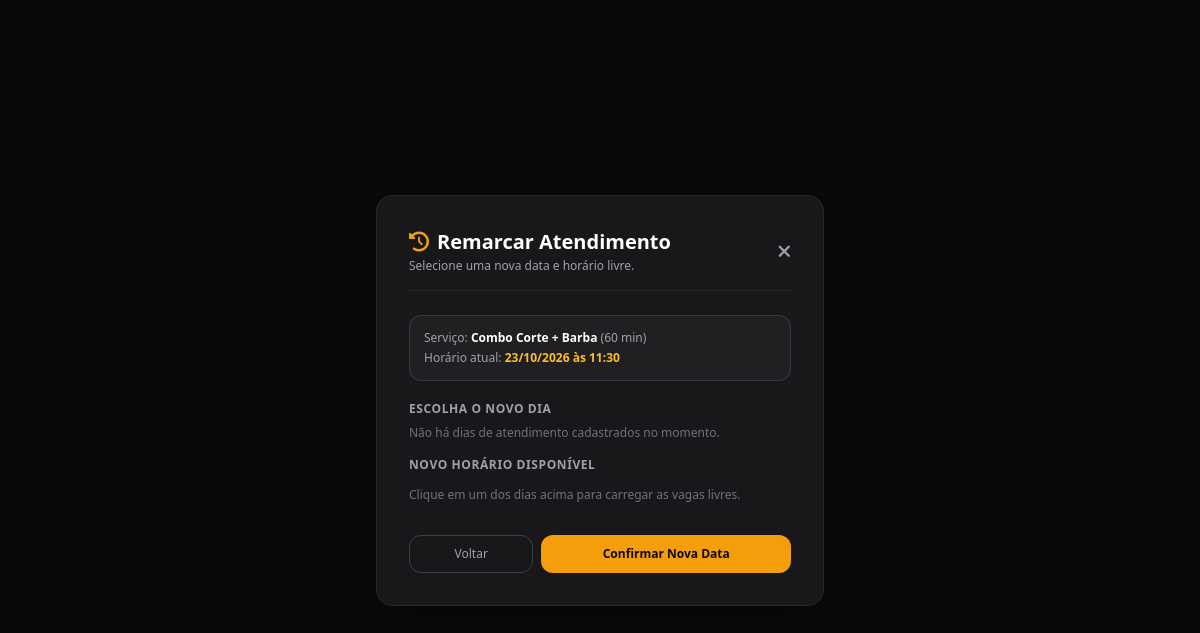
Screenshot of /remarcar.php?id=23 (signed in) with the database file from the repository.
### tables this page shows
CREATE TABLE IF NOT EXISTS agendamentos (
    id INT AUTO_INCREMENT PRIMARY KEY,
    cliente_id INT NULL,
    profissional_id INT NULL,
    cliente_nome VARCHAR(100) NOT NULL,
    cliente_telefone VARCHAR(20) NOT NULL,
    servico_id INT NOT NULL,
    data_agendamento DATE NOT NULL,
    horario TIME NOT NULL,
    status ENUM('pendente', 'confirmado', 'concluido', 'cancelado') DEFAULT 'pendente',
    observacoes TEXT,
    criado_em TIMESTAMP DEFAULT CURRENT_TIMESTAMP,
    FOREIGN KEY (servico_id) REFERENCES servicos(id) ON DELETE CASCADE,
    FOREIGN KEY (cliente_id) REFERENCES clientes(id) ON DELETE SET NULL,
    FOREIGN KEY (profissional_id) REFERENCES profissionais(id) ON DELETE SET NULL
);

CREATE TABLE IF NOT EXISTS servicos (
    id INT AUTO_INCREMENT PRIMARY KEY,
    nome VARCHAR(100) NOT NULL,
    descricao TEXT,
    preco DECIMAL(10,2) NOT NULL,
    duracao_minutos INT NOT NULL DEFAULT 30,
    comissao_percentual DECIMAL(5,2) NOT NULL DEFAULT 50.00,
    status ENUM('ativo', 'inativo') DEFAULT 'ativo',
    criado_em TIMESTAMP DEFAULT CURRENT_TIMESTAMP
);

### remarcar.php (the view, shortened to what this page needs)
<?php
require_once 'config/database.php';
$clienteId = (int)$_SESSION['cliente_id'];
$agendamentoId = isset($_GET['id']) ? (int)$_GET['id'] : 0;
$stmtBusca = $pdo->prepare("
    SELECT a.*, s.nome as servico_nome, s.preco, s.duracao_minutos
    FROM agendamentos a
    JOIN servicos s ON a.servico_id = s.id
    WHERE a.id = ? AND a.cliente_id = ? AND a.status = 'pendente'
");
$stmtBusca->execute([$agendamentoId, $clienteId]);
$agendamento = $stmtBusca->fetch();
$diasDisponiveis = $pdo->query("
    SELECT DISTINCT data_atendimento
    FROM turnos_atendimento
    WHERE data_atendimento >= CURDATE()
    ORDER BY data_atendimento ASC
")->fetchAll(PDO::FETCH_COLUMN);
?>
<!DOCTYPE html>
<html lang="pt-BR">
<head>
    <script src="https://cdn.tailwindcss.com"></script>
    <link rel="stylesheet" href="https://cdnjs.cloudflare.com/ajax/libs/font-awesome/6.4.0/css/all.min.css">
</head>
<body class="bg-zinc-950 text-zinc-100 min-h-screen flex items-center justify-center p-4">
    <div class="max-w-md w-full bg-zinc-900 border border-zinc-800 rounded-2xl p-6 sm:p-8 shadow-2xl">
        <div class="flex items-center justify-between mb-6 border-b border-zinc-800 pb-4">
            <div>
                <h1 class="text-xl font-bold text-white flex items-center gap-2">
                    <i class="fa-solid fa-clock-rotate-left text-amber-500"></i> Remarcar Atendimento
                </h1>
                <p class="text-xs text-zinc-400 mt-0.5">Selecione uma nova data e horário livre.</p>
            </div>
            <a href="meus_agendamentos.php" class="text-xs text-zinc-400 hover:text-white transition">
                <i class="fa-solid fa-xmark text-lg"></i>
            </a>
        </div>
        <div class="bg-zinc-800/60 border border-zinc-700/80 rounded-xl p-3.5 mb-5 text-xs">
            <span class="text-zinc-400 block mb-1">Serviço: <strong class="text-white"><?= htmlspecialchars($agendamento['servico_nome']) ?></strong> (<?= $agendamento['duracao_minutos'] ?> min)</span>
            <span class="text-zinc-400 block">Horário atual: <strong class="text-amber-400"><?= date('d/m/Y', strtotime($agendamento['data_agendamento'])) ?> às <?= substr($agendamento['horario'], 0, 5) ?></strong></span>
        </div>
        <form method="POST" class="space-y-4">
            <div>
                <label class="block text-xs font-semibold text-zinc-400 uppercase tracking-wider mb-2">Escolha o Novo Dia</label>
                <?php if (empty($diasDisponiveis)): ?>
                    <p class="text-xs text-zinc-500">Não há dias de atendimento cadastrados no momento.</p>
                <?php endif; ?>
            </div>
            <div>
                <label class="block text-xs font-semibold text-zinc-400 uppercase tracking-wider mb-1.5">Novo Horário Disponível</label>
                <div id="statusCarregamento" class="text-xs text-zinc-500 py-2">
                    Clique em um dos dias acima para carregar as vagas livres.
                </div>
            </div>
            <div class="pt-2 flex gap-2">
                <a href="meus_agendamentos.php" class="w-1/3 py-2.5 rounded-xl border border-zinc-700 text-center text-xs text-zinc-400 hover:text-white transition">
                    Voltar
                </a>
                <button type="submit" id="botaoConfirmarRemarcacao" name="salvar_reagendamento" disabled class="w-2/3 bg-amber-500 hover:bg-amber-600 text-zinc-950 font-bold py-2.5 px-4 rounded-xl text-xs transition">
                    Confirmar Nova Data
                </button>
            </div>
        </form>
    </div>
</body>
</html>

### rows the page displays
agendamentos: servico.nome "Combo Corte + Barba", servico.duracao_minutos "60", data_agendamento "23/10/2026", horario "11:30"
